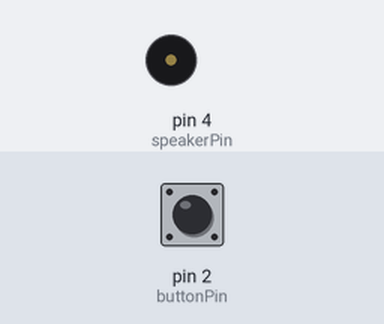
A sketch run on a simulated Arduino Uno, built with avr-gcc and run on an emulated ATmega328P. Parts: buzzer (waves = sounding, pin HIGH). Inputs (shaded band) come from the test bench; at power-on: pin 2 (buttonPin) LOW.

Above: at 1.2 s.
1.3 s: pin 2 (buttonPin) pulled HIGH for 0.15 s
At 1.37 s:
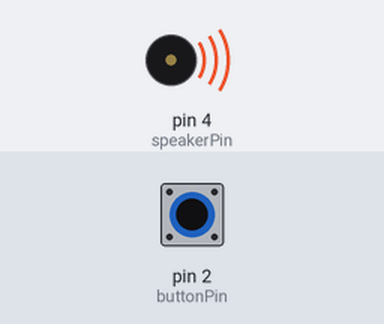
2.9 s: pin 2 (buttonPin) pulled HIGH for 3.2 s
At 7.3 s:
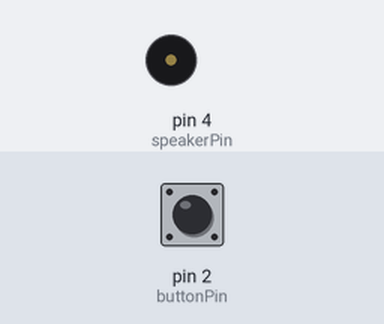
Timing chart, 0 to 8.8 s (numbered marks = the images above; inputs shaded):
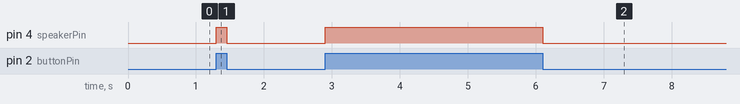

Measured:
- after the input at 1.3 s, pin 4 (speakerPin): LOW → HIGH at once, → LOW 0.15 s later
- after the input at 2.9 s, pin 4 (speakerPin): LOW → HIGH at once, → LOW 3.2 s later

The sketch:

Quiz_2_Question_1.ino
```cpp
/*Quiz 2: Question 1
Button Pressed button makes a noise with the buzzer
*/


const int buttonPin = 2;
const int speakerPin = 4;


int buttonState = 0;

void setup() {

  pinMode(speakerPin, OUTPUT);

  pinMode(buttonPin, INPUT);
}

void loop(){

  buttonState = digitalRead(buttonPin);
 if (buttonState == HIGH) {
    digitalWrite(speakerPin, HIGH);
  }
  else {

    digitalWrite(speakerPin, LOW);
  }
}
```
